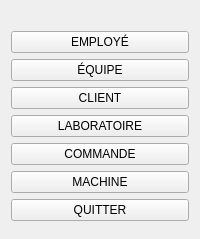
          <widget class="QFrame" name="navFrame">
            <property name="minimumWidth">
              <number>200</number>
            </property>
            <layout class="QVBoxLayout" name="navLayout">
              <item>
                <widget class="QLabel" name="logoLabel">
                  <property name="alignment">
                    <set>Qt::AlignCenter</set>
                  </property>
                  <property name="pixmap">
                    <pixmap resource="resources.qrc">:/images/logo.png</pixmap>
                  </property>
                  <property name="scaledContents">
                    <bool>true</bool>
                  </property>
                  <property name="maximumHeight">
                    <number>100</number>
                  </property>
                </widget>
              </item>
              <item>
                <widget class="QPushButton" name="btnEmploye">
                  <property name="text">
                    <string>EMPLOYÉ</string>
                  </property>
                </widget>
              </item>
              <item>
                <widget class="QPushButton" name="btnEquipe">
                  <property name="text">
                    <string>ÉQUIPE</string>
                  </property>
                </widget>
              </item>
              <item>
                <widget class="QPushButton" name="btnClient">
                  <property name="text">
                    <string>CLIENT</string>
                  </property>
                </widget>
              </item>
              <item>
                <widget class="QPushButton" name="btnLaboratoire">
                  <property name="text">
                    <string>LABORATOIRE</string>
                  </property>
                </widget>
              </item>
              <item>
                <widget class="QPushButton" name="btnCommande">
                  <property name="text">
                    <string>COMMANDE</string>
                  </property>
                </widget>
              </item>
              <item>
                <widget class="QPushButton" name="btnMachine">
                  <property name="text">
                    <string>MACHINE</string>
                  </property>
                </widget>
              </item>
              <item>
                <widget class="QPushButton" name="btnQuit">
                  <property name="text">
                    <string>QUITTER</string>
                  </property>
                </widget>
              </item>
              <item>
                <spacer name="verticalSpacer">
                  <property name="orientation">
                    <enum>Qt::Vertical</enum>
                  </property>
                </spacer>
              </item>
            </layout>
          </widget>
